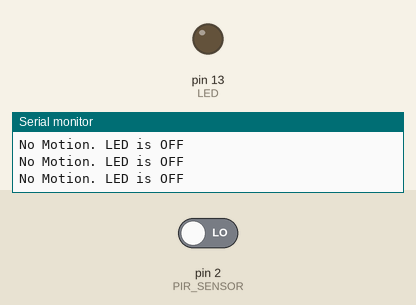
Bench run of a sketch on a simulated Arduino Uno, built with avr-gcc and run on an emulated ATmega328P. Shown: output pins drawn as LEDs (lit = HIGH), the last lines printed to the serial monitor. The test bench sets the inputs (shaded band); at power-on: pin 2 (PIR_SENSOR) LOW.

Above: at 2.8 s.
2.9 s: pin 2 (PIR_SENSOR) driven HIGH
At 4.2 s:
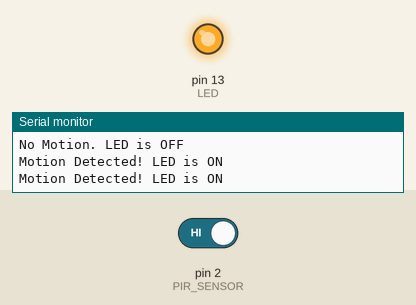
4.5 s: pin 2 (PIR_SENSOR) driven LOW
At 5.7 s:
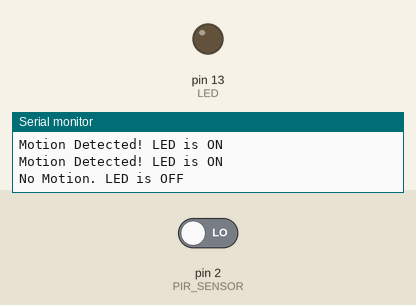
Timing chart, 0 to 7.5 s (numbered marks = the images above; inputs shaded):
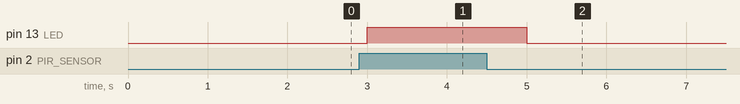

The sketch:

M1_T1.ino
```cpp
#define PIR_SENSOR 2
#define LED 13

void setup() {
    pinMode(PIR_SENSOR, INPUT);
    pinMode(LED, OUTPUT);
    Serial.begin(9600);
    Serial.println("PIR Sensor System Initialized...");
}

void loop() {
    int motion = digitalRead(PIR_SENSOR);

    if (motion == HIGH) {
        digitalWrite(LED, HIGH);
        Serial.println("Motion Detected! LED is ON");
        delay(1000);
    } else {
        digitalWrite(LED, LOW);
        Serial.println("No Motion. LED is OFF");
        delay(1000);
    }
}
```

Measured:
- after the input at 2.9 s, pin 13 (LED): LOW → HIGH after 0.10 s
- after the input at 4.5 s, pin 13 (LED): HIGH → LOW after 0.50 s
